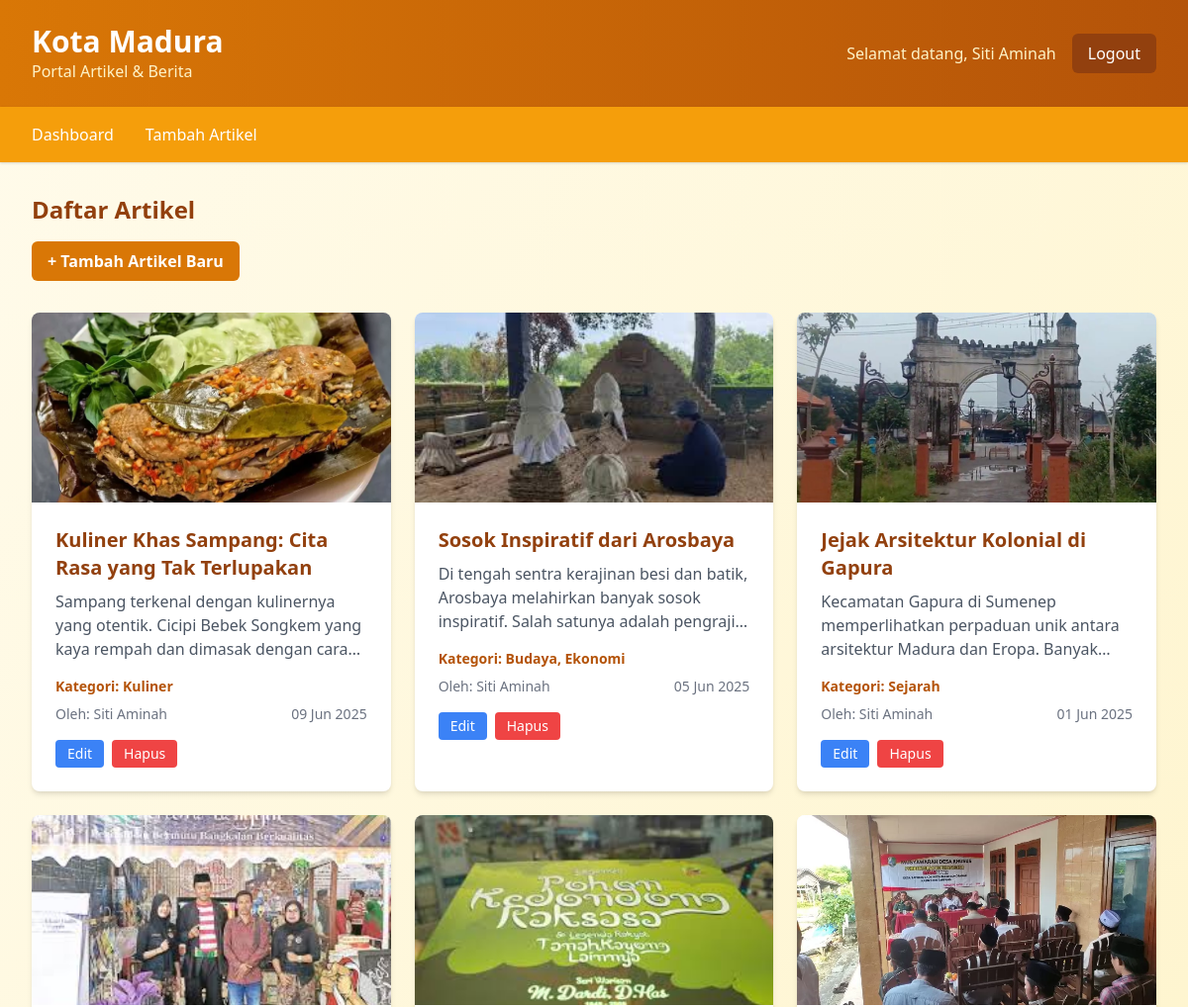
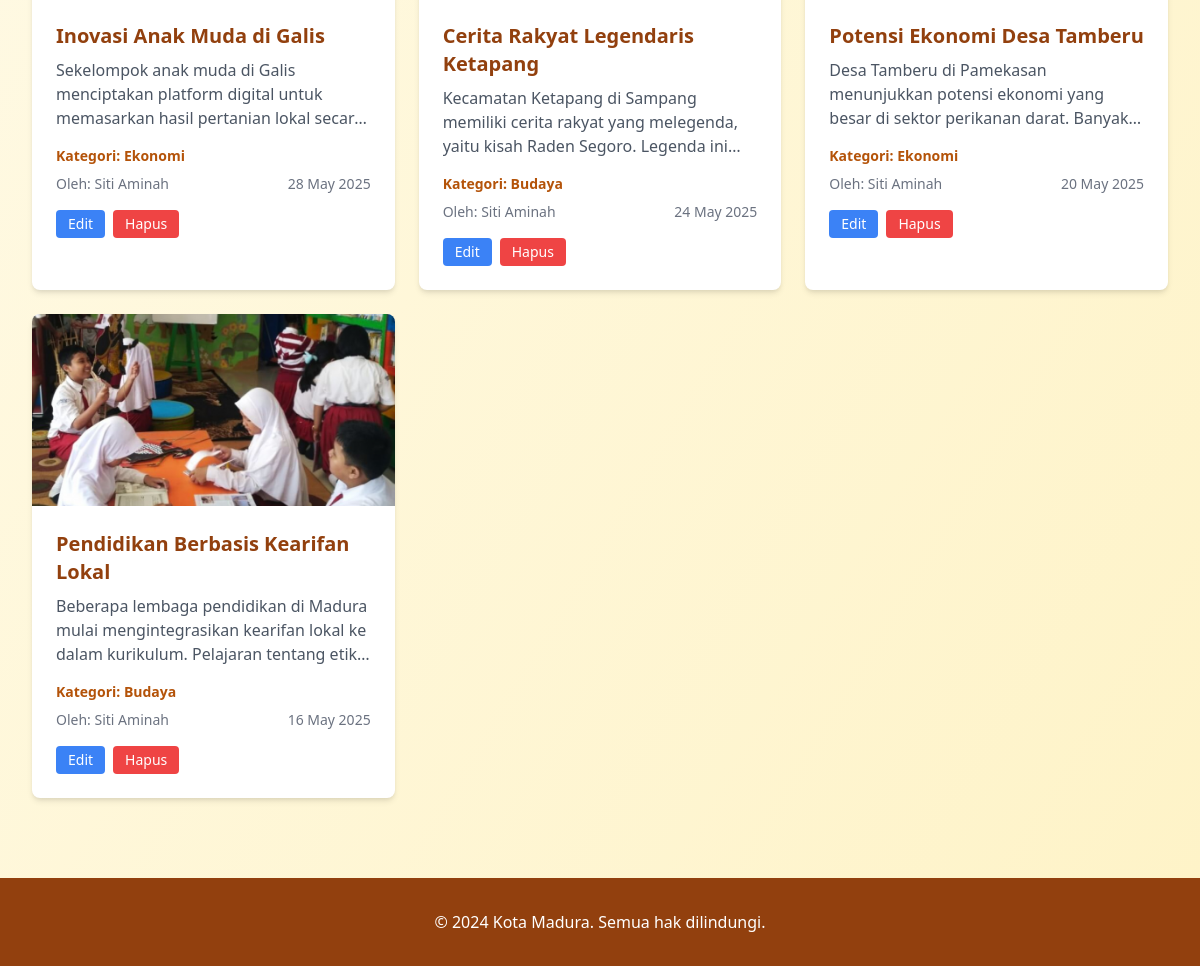
The page /index.php (signed in) on the database its author committed (2 pictures, top to bottom).
### tables this page shows
CREATE TABLE `artikel` (
  `id` int UNSIGNED NOT NULL,
  `tanggal` date NOT NULL,
  `judul` varchar(255) NOT NULL,
  `isi` text NOT NULL,
  `gambar` varchar(255) DEFAULT NULL
);

### index.php (the view, shortened to what this page needs)
<?php
require_once 'koneksi.php';
$penulis_id = $_SESSION['penulis_id'];
$articles = [];
try {
    $sql = "
        SELECT
            a.*,
            p.nama AS penulis_nama,
            GROUP_CONCAT(k.nama ORDER BY k.nama ASC SEPARATOR ', ') AS kategori_nama
        FROM
            artikel a
        JOIN
            artikel_penulis ap ON a.id = ap.id_artikel
        JOIN
            penulis p ON ap.id_penulis = p.id
        LEFT JOIN
            artikel_kategori ak_concat ON a.id = ak_concat.id_artikel
        LEFT JOIN
            kategori k ON ak_concat.id_kategori = k.id
    ";
    $conditions = ["ap.id_penulis = :penulis_id"];
    $params = [':penulis_id' => $penulis_id];
    if (!empty($conditions)) {
        $sql .= " WHERE " . implode(" AND ", $conditions);
    }
    $sql .= " GROUP BY a.id";
    $sql .= " ORDER BY a.tanggal DESC";
    $stmt = $pdo->prepare($sql);
    foreach ($params as $key => $val) {
        $stmt->bindValue($key, $val, is_int($val) ? PDO::PARAM_INT : PDO::PARAM_STR);
    }
    $stmt->execute();
    $articles = $stmt->fetchAll();
} catch(PDOException $e) {
    $articles = [];
}
?>
<!DOCTYPE html>
<html lang="id">
<head>
    <link rel="stylesheet" href="https://cdn.jsdelivr.net/npm/tailwindcss@2.2.19/dist/tailwind.min.css">
</head>
<body class="bg-gradient-to-br from-yellow-50 to-yellow-100 min-h-screen">
    <header class="bg-gradient-to-r from-yellow-600 to-yellow-700 shadow-lg">
        <div class="max-w-7xl mx-auto px-4 sm:px-6 lg:px-8">
            <div class="flex justify-between items-center py-6">
                <div>
                    <h1 class="text-3xl font-bold text-white">Kota Madura</h1>
                    <p class="text-yellow-100">Portal Artikel & Berita</p>
                </div>
                <div class="flex items-center space-x-4">
                    <span class="text-yellow-100">Selamat datang, <?php echo htmlspecialchars($_SESSION['penulis_nama']); ?></span>
                    <a href="?logout=1" class="bg-yellow-800 hover:bg-yellow-900 text-white px-4 py-2 rounded-md transition duration-300">
                        Logout
                    </a>
                </div>
            </div>
        </div>
    </header>
    <nav class="bg-yellow-500 shadow">
        <div class="max-w-7xl mx-auto px-4 sm:px-6 lg:px-8">
            <div class="flex space-x-8 py-4">
                <a href="index.php" class="text-white font-medium hover:text-yellow-200 transition duration-300">Dashboard</a>
                <a href="tambah_artikel.php" class="text-white font-medium hover:text-yellow-200 transition duration-300">Tambah Artikel</a>
            </div>
        </div>
    </nav>
    <main class="max-w-7xl mx-auto px-4 sm:px-6 lg:px-8 py-8">
        <div class="mb-8">
            <h2 class="text-2xl font-bold text-yellow-800 mb-4">Daftar Artikel</h2>
            <a href="tambah_artikel.php"
               class="bg-yellow-600 hover:bg-yellow-700 text-white font-bold py-2 px-4 rounded-md transition duration-300 inline-block">
                + Tambah Artikel Baru
            </a>
        </div>
        <div class="grid gap-6 md:grid-cols-2 lg:grid-cols-3">
            <?php if (empty($articles)): ?>
                <div class="col-span-full text-center py-12">
                    <div class="text-yellow-600 text-lg">Belum ada artikel yang dipublikasikan.</div>
                    <a href="tambah_artikel.php" class="text-yellow-800 font-medium hover:underline mt-2 inline-block">
                        Buat artikel pertama Anda
                    </a>
                </div>
            <?php else: ?>
                <?php foreach ($articles as $article): ?>
                    <div class="bg-white rounded-lg shadow-md overflow-hidden hover:shadow-lg transition duration-300">
                        <?php if (!empty($article['gambar'])): ?>
                            <img src="assets/image/<?php echo htmlspecialchars($article['gambar']); ?>"
                                 alt="<?php echo htmlspecialchars($article['judul']); ?>"
                                 class="w-full h-48 object-cover">
                        <?php endif; ?>
                        <div class="p-6">
                            <h3 class="text-xl font-bold text-yellow-800 mb-2 line-clamp-2">
                                <?php echo htmlspecialchars($article['judul']); ?>
                            </h3>
                            <p class="text-gray-600 mb-4 line-clamp-3">
                                <?php echo htmlspecialchars(substr(strip_tags($article['isi']), 0, 150)); ?>...
                            </p>
                            <div class="flex justify-between items-center text-sm text-gray-500 mb-2">
                                <?php if (!empty($article['kategori_nama'])): ?>
                                    <span class="text-yellow-700 font-semibold">Kategori: <?php echo htmlspecialchars($article['kategori_nama']); ?></span>
                                <?php endif; ?>
                            </div>
                            <div class="flex justify-between items-center text-sm text-gray-500 mb-4">
                                <span>Oleh: <?php echo htmlspecialchars($article['penulis_nama']); ?></span>
                                <span><?php echo date('d M Y', strtotime($article['tanggal'])); ?></span>
                            </div>
                            <div class="flex space-x-2">
                                <a href="edit_artikel.php?id=<?php echo $article['id']; ?>"
                                   class="bg-blue-500 hover:bg-blue-600 text-white px-3 py-1 rounded text-sm transition duration-300">
                                    Edit
                                </a>
                                <a href="hapus_artikel.php?id=<?php echo $article['id']; ?>"
                                   class="bg-red-500 hover:bg-red-600 text-white px-3 py-1 rounded text-sm transition duration-300"
                                   onclick="return confirm('Yakin ingin menghapus artikel ini?')">
                                    Hapus
                                </a>
                            </div>
                        </div>
                    </div>
                <?php endforeach; ?>
            <?php endif; ?>
        </div>
    </main>
    <footer class="bg-yellow-800 text-white mt-12">
        <div class="max-w-7xl mx-auto px-4 sm:px-6 lg:px-8 py-8">
            <div class="text-center">
                <p>&copy; 2024 Kota Madura. Semua hak dilindungi.</p>
            </div>
        </div>
    </footer>
</body>
</html>

### index.php (style rules this page uses)
.line-clamp-2 { display: -webkit-box; -webkit-line-clamp: 2; -webkit-box-orient: vertical; overflow: hidden; }
.line-clamp-3 { display: -webkit-box; -webkit-line-clamp: 3; -webkit-box-orient: vertical; overflow: hidden; }

### rows shown on the page
artikel: gambar (picture), judul "Kuliner Khas Sampang: Cita Rasa yang Tak Terlupakan", isi "Sampang terkenal dengan kulinernya yang otentik. Cicipi Bebek Songkem yang kaya rempah dan dimasak dengan…", kategori_nama "Kuliner", penulis_nama "Siti Aminah", tanggal "09 Jun 2025"
artikel: gambar (picture), judul "Sosok Inspiratif dari Arosbaya", isi "Di tengah sentra kerajinan besi dan batik, Arosbaya melahirkan banyak sosok inspiratif. Salah satunya adalah…", kategori_nama "Budaya, Ekonomi", penulis_nama "Siti Aminah", tanggal "05 Jun 2025"
artikel: gambar (picture), judul "Jejak Arsitektur Kolonial di Gapura", isi "Kecamatan Gapura di Sumenep memperlihatkan perpaduan unik antara arsitektur Madura dan Eropa.…", kategori_nama "Sejarah", penulis_nama "Siti Aminah", tanggal "01 Jun 2025"
artikel: gambar (picture), judul "Inovasi Anak Muda di Galis", isi "Sekelompok anak muda di Galis menciptakan platform digital untuk memasarkan hasil pertanian lokal…", kategori_nama "Ekonomi", penulis_nama "Siti Aminah", tanggal "28 May 2025"
artikel: gambar (picture), judul "Cerita Rakyat Legendaris Ketapang", isi "Kecamatan Ketapang di Sampang memiliki cerita rakyat yang melegenda, yaitu kisah Raden Segoro. Legenda…", kategori_nama "Budaya", penulis_nama "Siti Aminah", tanggal "24 May 2025"
artikel: gambar (picture), judul "Potensi Ekonomi Desa Tamberu", isi "Desa Tamberu di Pamekasan menunjukkan potensi ekonomi yang besar di sektor perikanan darat.…", kategori_nama "Ekonomi", penulis_nama "Siti Aminah", tanggal "20 May 2025"
artikel: gambar (picture), judul "Pendidikan Berbasis Kearifan Lokal", isi "Beberapa lembaga pendidikan di Madura mulai mengintegrasikan kearifan lokal ke dalam kurikulum. Pelajaran tentang…", kategori_nama "Budaya", penulis_nama "Siti Aminah", tanggal "16 May 2025"

### other values the page prints
$_SESSION['penulis_nama'] "Siti Aminah"
